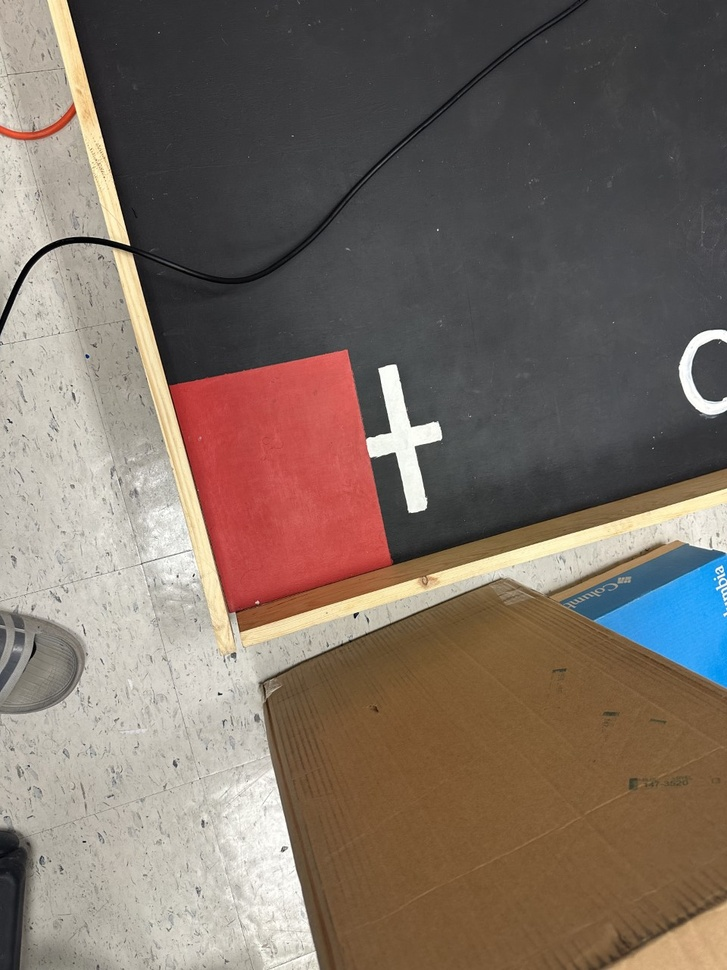
#> input picture Andy/Image_Tests/red_col.jpg, 727 x 970 px, shrunk from 960 x 1280 before the run, found by its file name
$ python red_blob.py
#> lines starting #> are read from the running program, lines starting #| are printed output that depends on the picture; after the words box and inside, x2 and y2 are one past the last pixel; in counts of white or black regions, pixels touching at a corner belong together


import cv2
import numpy as np

# Load the image
img = cv2.imread("/home/ieeefiu/Desktop/rs-opencv/Andy/Image_Tests/red_col.jpg")
#> img is the input picture: shape (970, 727, 3); mean B, G, R 100.4, 110.4, 124.1


# Convert to HSV color space
hsv = cv2.cvtColor(img, cv2.COLOR_BGR2HSV)
#> hsv: shape (970, 727, 3); mean H, S, V 55.3, 55.5, 127.9

# Define range of red color in HSV
lower_red = np.array([0,70,50])
upper_red = np.array([10,255,255])

# Threshold the HSV image to get only red colors
mask = cv2.inRange(hsv, lower_red, upper_red)
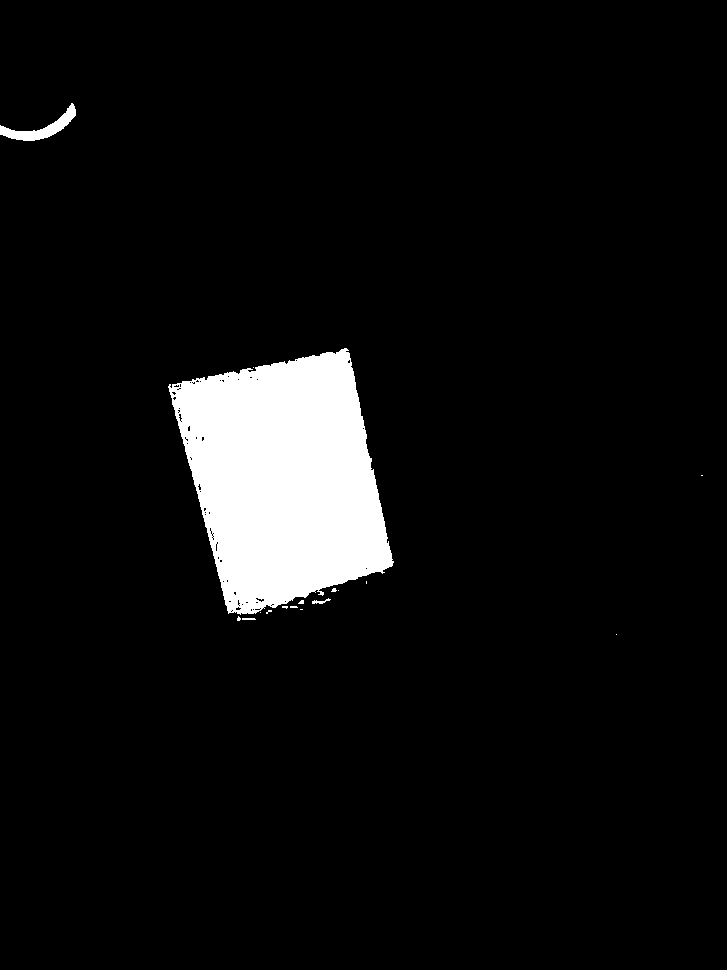
#> mask: shape (970, 727); 6% white; 17 white regions (13 under 20 px), largest, box (x1, y1, x2, y2) and area: (168, 348, 394, 615) 41027, (0, 103, 76, 141) 841, (312, 598, 331, 604) 48, (242, 618, 256, 620) 27

# Perform blob detection
params = cv2.SimpleBlobDetector_Params()
detector = cv2.SimpleBlobDetector_create(params)
keypoints = detector.detect(mask)
#> keypoints = ()

# Find the connected component with the highest average intensity
highest_intensity = 0
reddest_red = None
for keypoint in keypoints:
    x, y = keypoint.pt
    x, y = int(x), int(y)
    region = img[y-10:y+10, x-10:x+10, :]
    avg_intensity = np.mean(region[:, :, 2])
    if avg_intensity > highest_intensity:
        highest_intensity = avg_intensity
        reddest_red = (x, y)
#> this loop made 0 passes
#> after the loop, highest_intensity = 0

# Draw a circle at the location of the reddest red
if reddest_red is not None:
    img = cv2.circle(img, reddest_red, 40, (0, 255, 255), -1)

# Show the image
cv2.imshow("Image", img)
cv2.waitKey(0)
cv2.destroyAllWindows()

$ run again, with Andy/Image_Tests/green_col.jpg copied over Andy/Image_Tests/red_col.jpg
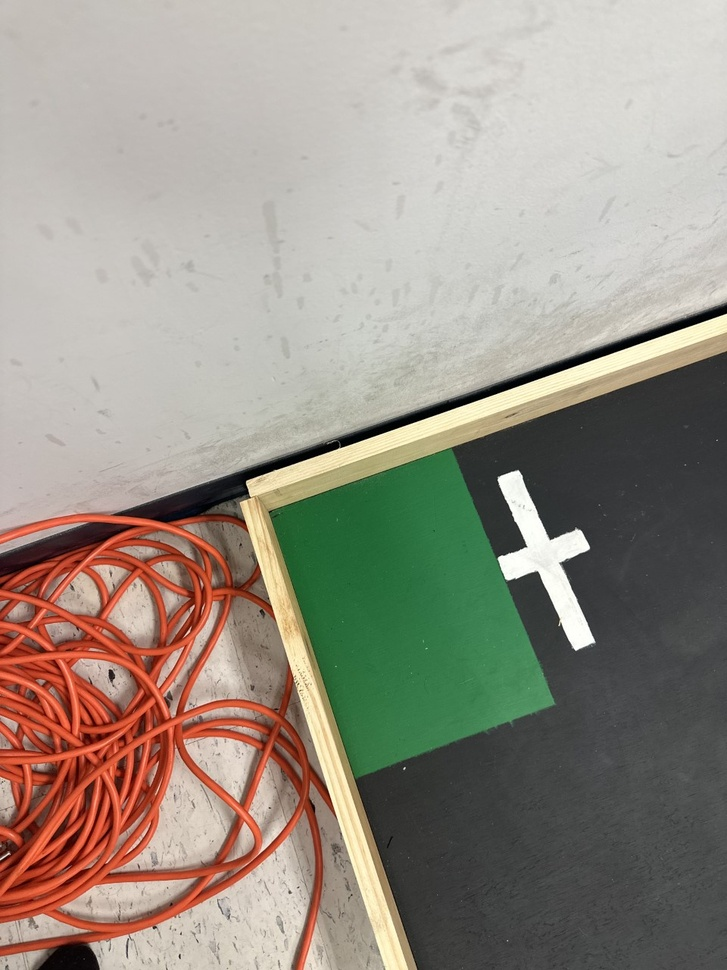
#> input picture Andy/Image_Tests/green_col.jpg, 727 x 970 px, shrunk from 960 x 1280 before the run, found by its file name
#> img is the input picture: shape (970, 727, 3); mean B, G, R 132.9, 144.7, 152.4
#> hsv: shape (970, 727, 3); mean H, S, V 36.2, 46.9, 158.4
#> `mask = cv2.inRange(hsv, lower_red, upper_red)`:
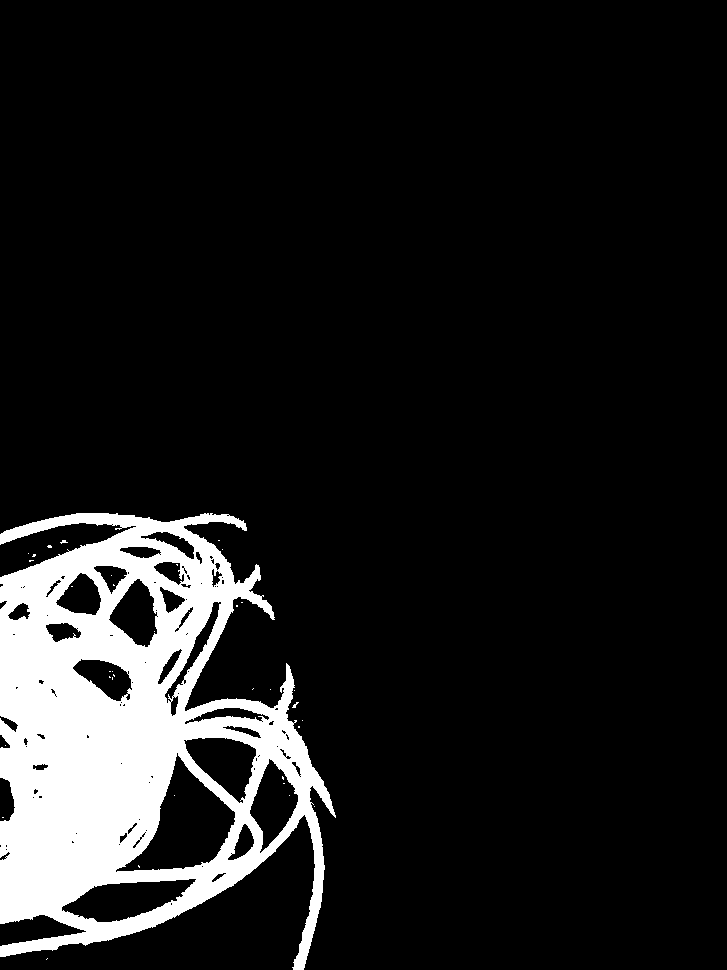
#> mask: shape (970, 727); 10.9% white; 35 white regions (34 under 20 px), largest, box (x1, y1, x2, y2) and area: (0, 513, 336, 970) 77057
#> keypoints = 2 keypoints; (x, y, size): (224, 762, 61.8), (81, 596, 39.9)
#> the loop `for keypoint in keypoints:` made 2 passes
#> (keypoint, x, y, avg_intensity, highest_intensity) on pass 1: (keypoint at (224, 762), size 61.8, 223, 762, 216.4, 216.4)
#> after the loop `for keypoint in keypoints:`: highest_intensity = 216.4
#> `img = cv2.circle(img, reddest_red, 40, (0, 255, 255), -1)`:
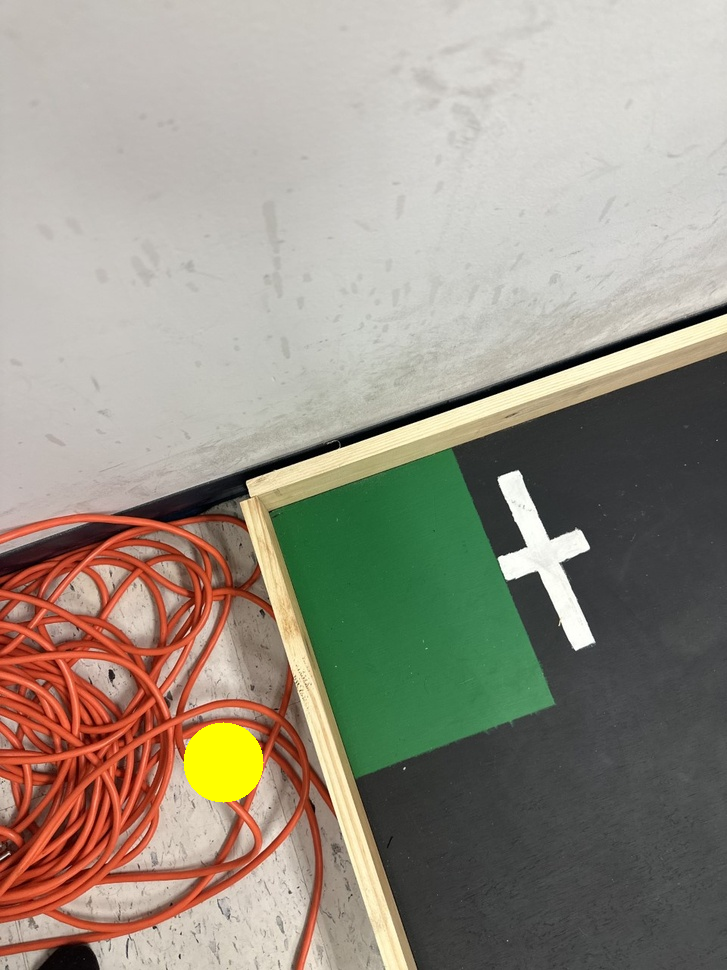
#> img: shape (970, 727, 3); 0.71% of pixels changed, all inside (x1, y1, x2, y2) = (183, 722, 264, 803)
